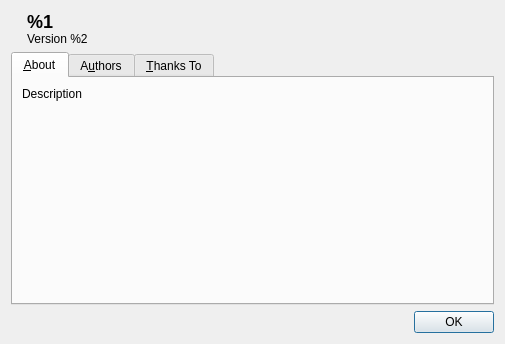
<?xml version="1.0" encoding="UTF-8"?>
<ui version="4.0">
 <class>AboutDialog</class>
 <widget class="QDialog" name="AboutDialog">
  <property name="geometry">
   <rect>
    <x>0</x>
    <y>0</y>
    <width>505</width>
    <height>344</height>
   </rect>
  </property>
  <property name="windowTitle">
   <string>About CuteMarkEd</string>
  </property>
  <layout class="QVBoxLayout" name="verticalLayout">
   <item>
    <layout class="QHBoxLayout" name="horizontalLayout">
     <property name="spacing">
      <number>9</number>
     </property>
     <item>
      <widget class="QLabel" name="appIconLabel">
       <property name="text">
        <string/>
       </property>
       <property name="pixmap">
        <pixmap resource="resources.qrc">:/icons/app-icon-64.png</pixmap>
       </property>
      </widget>
     </item>
     <item>
      <widget class="QLabel" name="messageLabel">
       <property name="text">
        <string>&lt;p&gt;&lt;b&gt;&lt;font size=&quot;5&quot;&gt;%1&lt;/font&gt;&lt;/b&gt;&lt;br&gt;Version %2&lt;/p&gt;</string>
       </property>
       <property name="scaledContents">
        <bool>false</bool>
       </property>
       <property name="alignment">
        <set>Qt::AlignmentFlag::AlignLeading|Qt::AlignmentFlag::AlignLeft|Qt::AlignmentFlag::AlignTop</set>
       </property>
      </widget>
     </item>
     <item>
      <spacer name="horizontalSpacer">
       <property name="orientation">
        <enum>Qt::Orientation::Horizontal</enum>
       </property>
       <property name="sizeHint" stdset="0">
        <size>
         <width>40</width>
         <height>20</height>
        </size>
       </property>
      </spacer>
     </item>
    </layout>
   </item>
   <item>
    <widget class="QTabWidget" name="tabWidget">
     <property name="currentIndex">
      <number>0</number>
     </property>
     <property name="usesScrollButtons">
      <bool>false</bool>
     </property>
     <widget class="QWidget" name="aboutTab">
      <attribute name="title">
       <string>&amp;About</string>
      </attribute>
      <layout class="QVBoxLayout" name="verticalLayout_2">
       <item>
        <widget class="QLabel" name="descriptionLabel">
         <property name="text">
          <string>Description</string>
         </property>
         <property name="wordWrap">
          <bool>true</bool>
         </property>
         <property name="openExternalLinks">
          <bool>true</bool>
         </property>
        </widget>
       </item>
       <item>
        <spacer name="verticalSpacer">
         <property name="orientation">
          <enum>Qt::Orientation::Vertical</enum>
         </property>
         <property name="sizeHint" stdset="0">
          <size>
           <width>20</width>
           <height>40</height>
          </size>
         </property>
        </spacer>
       </item>
      </layout>
     </widget>
     <widget class="QWidget" name="authorsTab">
      <attribute name="title">
       <string>A&amp;uthors</string>
      </attribute>
      <layout class="QVBoxLayout" name="verticalLayout_3">
       <item>
        <widget class="QTextBrowser" name="authorsTextBrowser">
         <property name="html">
          <string>&lt;!DOCTYPE HTML PUBLIC &quot;-//W3C//DTD HTML 4.0//EN&quot; &quot;http://www.w3.org/TR/REC-html40/strict.dtd&quot;&gt;
&lt;html&gt;&lt;head&gt;&lt;meta name=&quot;qrichtext&quot; content=&quot;1&quot; /&gt;&lt;meta charset=&quot;utf-8&quot; /&gt;&lt;style type=&quot;text/css&quot;&gt;
p, li { white-space: pre-wrap; }
hr { height: 1px; border-width: 0; }
li.unchecked::marker { content: &quot;\2610&quot;; }
li.checked::marker { content: &quot;\2612&quot;; }
&lt;/style&gt;&lt;/head&gt;&lt;body style=&quot; font-family:'Microsoft YaHei UI'; font-size:9pt; font-weight:400; font-style:normal;&quot;&gt;
&lt;p style=&quot; margin-top:0px; margin-bottom:0px; margin-left:0px; margin-right:0px; -qt-block-indent:0; text-indent:0px;&quot;&gt;&lt;span style=&quot; font-family:'MS Shell Dlg 2'; font-size:8pt; font-weight:600;&quot;&gt;Christian Loose (cloose)&lt;/span&gt;&lt;/p&gt;
&lt;p style=&quot; margin-top:0px; margin-bottom:0px; margin-left:0px; margin-right:0px; -qt-block-indent:0; text-indent:0px;&quot;&gt;&lt;span style=&quot; font-family:'MS Shell Dlg 2'; font-size:8pt;&quot;&gt;Creator and maintainer&lt;/span&gt;&lt;/p&gt;
&lt;p style=&quot;-qt-paragraph-type:empty; margin-top:0px; margin-bottom:0px; margin-left:0px; margin-right:0px; -qt-block-indent:0; text-indent:0px; font-family:'MS Shell Dlg 2'; font-size:8pt;&quot;&gt;&lt;br /&gt;&lt;/p&gt;
&lt;p style=&quot; margin-top:0px; margin-bottom:0px; margin-left:0px; margin-right:0px; -qt-block-indent:0; text-indent:0px;&quot;&gt;&lt;span style=&quot; font-family:'MS Shell Dlg 2'; font-size:8pt; font-weight:600;&quot;&gt;Jörg Preiß (Slesa)&lt;/span&gt;&lt;/p&gt;
&lt;p style=&quot; margin-top:0px; margin-bottom:0px; margin-left:0px; margin-right:0px; -qt-block-indent:0; text-indent:0px;&quot;&gt;&lt;span style=&quot; font-family:'MS Shell Dlg 2'; font-size:8pt;&quot;&gt;Code contributor&lt;/span&gt;&lt;/p&gt;
&lt;p style=&quot;-qt-paragraph-type:empty; margin-top:0px; margin-bottom:0px; margin-left:0px; margin-right:0px; -qt-block-indent:0; text-indent:0px; font-family:'MS Shell Dlg 2'; font-size:8pt;&quot;&gt;&lt;br /&gt;&lt;/p&gt;
&lt;p style=&quot; margin-top:0px; margin-bottom:0px; margin-left:0px; margin-right:0px; -qt-block-indent:0; text-indent:0px;&quot;&gt;&lt;span style=&quot; font-family:'MS Shell Dlg 2'; font-size:8pt; font-weight:600;&quot;&gt;Andreas Reischuck (arBmind)&lt;/span&gt;&lt;/p&gt;
&lt;p style=&quot; margin-top:0px; margin-bottom:0px; margin-left:0px; margin-right:0px; -qt-block-indent:0; text-indent:0px;&quot;&gt;&lt;span style=&quot; font-family:'MS Shell Dlg 2'; font-size:8pt;&quot;&gt;Code contributor&lt;/span&gt;&lt;/p&gt;
&lt;p style=&quot;-qt-paragraph-type:empty; margin-top:0px; margin-bottom:0px; margin-left:0px; margin-right:0px; -qt-block-indent:0; text-indent:0px; font-family:'MS Shell Dlg 2'; font-size:8pt;&quot;&gt;&lt;br /&gt;&lt;/p&gt;
&lt;p style=&quot; margin-top:0px; margin-bottom:0px; margin-left:0px; margin-right:0px; -qt-block-indent:0; text-indent:0px;&quot;&gt;&lt;span style=&quot; font-family:'MS Shell Dlg 2'; font-size:8pt; font-weight:600;&quot;&gt;Aetf (Aetf)&lt;/span&gt;&lt;/p&gt;
&lt;p style=&quot; margin-top:0px; margin-bottom:0px; margin-left:0px; margin-right:0px; -qt-block-indent:0; text-indent:0px;&quot;&gt;&lt;span style=&quot; font-family:'MS Shell Dlg 2'; font-size:8pt;&quot;&gt;Code contributor&lt;/span&gt;&lt;/p&gt;
&lt;p style=&quot;-qt-paragraph-type:empty; margin-top:0px; margin-bottom:0px; margin-left:0px; margin-right:0px; -qt-block-indent:0; text-indent:0px; font-family:'MS Shell Dlg 2'; font-size:8pt;&quot;&gt;&lt;br /&gt;&lt;/p&gt;
&lt;p style=&quot; margin-top:0px; margin-bottom:0px; margin-left:0px; margin-right:0px; -qt-block-indent:0; text-indent:0px;&quot;&gt;&lt;span style=&quot; font-family:'MS Shell Dlg 2'; font-size:8pt; font-weight:600;&quot;&gt;Pavel Fric (Fri)&lt;/span&gt;&lt;/p&gt;
&lt;p style=&quot; margin-top:0px; margin-bottom:0px; margin-left:0px; margin-right:0px; -qt-block-indent:0; text-indent:0px;&quot;&gt;&lt;span style=&quot; font-family:'MS Shell Dlg 2'; font-size:8pt;&quot;&gt;Czech translation&lt;/span&gt;&lt;/p&gt;
&lt;p style=&quot;-qt-paragraph-type:empty; margin-top:0px; margin-bottom:0px; margin-left:0px; margin-right:0px; -qt-block-indent:0; text-indent:0px; font-family:'MS Shell Dlg 2'; font-size:8pt;&quot;&gt;&lt;br /&gt;&lt;/p&gt;
&lt;p style=&quot; margin-top:0px; margin-bottom:0px; margin-left:0px; margin-right:0px; -qt-block-indent:0; text-indent:0px;&quot;&gt;&lt;span style=&quot; font-family:'MS Shell Dlg 2'; font-size:8pt; font-weight:600;&quot;&gt;Hu Junqing (LearnShare)&lt;/span&gt;&lt;/p&gt;
&lt;p style=&quot; margin-top:0px; margin-bottom:0px; margin-left:0px; margin-right:0px; -qt-block-indent:0; text-indent:0px;&quot;&gt;&lt;span style=&quot; font-family:'MS Shell Dlg 2'; font-size:8pt;&quot;&gt;Chinese translation&lt;/span&gt;&lt;/p&gt;
&lt;p style=&quot;-qt-paragraph-type:empty; margin-top:0px; margin-bottom:0px; margin-left:0px; margin-right:0px; -qt-block-indent:0; text-indent:0px; font-family:'MS Shell Dlg 2'; font-size:8pt;&quot;&gt;&lt;br /&gt;&lt;/p&gt;
&lt;p style=&quot; margin-top:0px; margin-bottom:0px; margin-left:0px; margin-right:0px; -qt-block-indent:0; text-indent:0px;&quot;&gt;&lt;span style=&quot; font-family:'MS Shell Dlg 2'; font-size:8pt; font-weight:600;&quot;&gt;Γιάννης Ανθυμίδης (Evropi)&lt;/span&gt;&lt;/p&gt;
&lt;p style=&quot; margin-top:0px; margin-bottom:0px; margin-left:0px; margin-right:0px; -qt-block-indent:0; text-indent:0px;&quot;&gt;&lt;span style=&quot; font-family:'MS Shell Dlg 2'; font-size:8pt;&quot;&gt;Greek translation&lt;/span&gt;&lt;/p&gt;
&lt;p style=&quot;-qt-paragraph-type:empty; margin-top:0px; margin-bottom:0px; margin-left:0px; margin-right:0px; -qt-block-indent:0; text-indent:0px; font-family:'MS Shell Dlg 2'; font-size:8pt;&quot;&gt;&lt;br /&gt;&lt;/p&gt;
&lt;p style=&quot; margin-top:0px; margin-bottom:0px; margin-left:0px; margin-right:0px; -qt-block-indent:0; text-indent:0px;&quot;&gt;&lt;span style=&quot; font-family:'MS Shell Dlg 2'; font-size:8pt; font-weight:600;&quot;&gt;Wasilis Mandratzis-Walz (beonex)&lt;/span&gt;&lt;/p&gt;
&lt;p style=&quot; margin-top:0px; margin-bottom:0px; margin-left:0px; margin-right:0px; -qt-block-indent:0; text-indent:0px;&quot;&gt;&lt;span style=&quot; font-family:'MS Shell Dlg 2'; font-size:8pt;&quot;&gt;Greek translation&lt;/span&gt;&lt;/p&gt;
&lt;p style=&quot;-qt-paragraph-type:empty; margin-top:0px; margin-bottom:0px; margin-left:0px; margin-right:0px; -qt-block-indent:0; text-indent:0px; font-family:'MS Shell Dlg 2'; font-size:8pt;&quot;&gt;&lt;br /&gt;&lt;/p&gt;
&lt;p style=&quot; margin-top:0px; margin-bottom:0px; margin-left:0px; margin-right:0px; -qt-block-indent:0; text-indent:0px;&quot;&gt;&lt;span style=&quot; font-family:'MS Shell Dlg 2'; font-size:8pt; font-weight:600;&quot;&gt;Etienne Gauvin (Etn)&lt;/span&gt;&lt;/p&gt;
&lt;p style=&quot; margin-top:0px; margin-bottom:0px; margin-left:0px; margin-right:0px; -qt-block-indent:0; text-indent:0px;&quot;&gt;&lt;span style=&quot; font-family:'MS Shell Dlg 2'; font-size:8pt;&quot;&gt;French translation&lt;/span&gt;&lt;/p&gt;
&lt;p style=&quot;-qt-paragraph-type:empty; margin-top:0px; margin-bottom:0px; margin-left:0px; margin-right:0px; -qt-block-indent:0; text-indent:0px; font-family:'MS Shell Dlg 2'; font-size:8pt;&quot;&gt;&lt;br /&gt;&lt;/p&gt;
&lt;p style=&quot; margin-top:0px; margin-bottom:0px; margin-left:0px; margin-right:0px; -qt-block-indent:0; text-indent:0px;&quot;&gt;&lt;span style=&quot; font-family:'MS Shell Dlg 2'; font-size:8pt; font-weight:600;&quot;&gt;Rémi Verschelde (akien-mga)&lt;/span&gt;&lt;/p&gt;
&lt;p style=&quot; margin-top:0px; margin-bottom:0px; margin-left:0px; margin-right:0px; -qt-block-indent:0; text-indent:0px;&quot;&gt;&lt;span style=&quot; font-family:'MS Shell Dlg 2'; font-size:8pt;&quot;&gt;French translation and Mageia package&lt;/span&gt;&lt;/p&gt;
&lt;p style=&quot;-qt-paragraph-type:empty; margin-top:0px; margin-bottom:0px; margin-left:0px; margin-right:0px; -qt-block-indent:0; text-indent:0px; font-family:'MS Shell Dlg 2'; font-size:8pt;&quot;&gt;&lt;br /&gt;&lt;/p&gt;
&lt;p style=&quot; margin-top:0px; margin-bottom:0px; margin-left:0px; margin-right:0px; -qt-block-indent:0; text-indent:0px;&quot;&gt;&lt;span style=&quot; font-family:'MS Shell Dlg 2'; font-size:8pt; font-weight:600;&quot;&gt;Kota Ouchi (kOtaOuchi)&lt;/span&gt;&lt;/p&gt;
&lt;p style=&quot; margin-top:0px; margin-bottom:0px; margin-left:0px; margin-right:0px; -qt-block-indent:0; text-indent:0px;&quot;&gt;&lt;span style=&quot; font-family:'MS Shell Dlg 2'; font-size:8pt;&quot;&gt;Japanese translation&lt;/span&gt;&lt;/p&gt;
&lt;p style=&quot;-qt-paragraph-type:empty; margin-top:0px; margin-bottom:0px; margin-left:0px; margin-right:0px; -qt-block-indent:0; text-indent:0px; font-family:'MS Shell Dlg 2'; font-size:8pt;&quot;&gt;&lt;br /&gt;&lt;/p&gt;
&lt;p style=&quot; margin-top:0px; margin-bottom:0px; margin-left:0px; margin-right:0px; -qt-block-indent:0; text-indent:0px;&quot;&gt;&lt;span style=&quot; font-family:'MS Shell Dlg 2'; font-size:8pt; font-weight:600;&quot;&gt;Norihide Sugohara (touyou)&lt;/span&gt;&lt;/p&gt;
&lt;p style=&quot; margin-top:0px; margin-bottom:0px; margin-left:0px; margin-right:0px; -qt-block-indent:0; text-indent:0px;&quot;&gt;&lt;span style=&quot; font-family:'MS Shell Dlg 2'; font-size:8pt;&quot;&gt;Japanese translation&lt;/span&gt;&lt;/p&gt;
&lt;p style=&quot;-qt-paragraph-type:empty; margin-top:0px; margin-bottom:0px; margin-left:0px; margin-right:0px; -qt-block-indent:0; text-indent:0px; font-family:'MS Shell Dlg 2'; font-size:8pt;&quot;&gt;&lt;br /&gt;&lt;/p&gt;
&lt;p style=&quot; margin-top:0px; margin-bottom:0px; margin-left:0px; margin-right:0px; -qt-block-indent:0; text-indent:0px;&quot;&gt;&lt;span style=&quot; font-family:'MS Shell Dlg 2'; font-size:8pt; font-weight:600;&quot;&gt;Eai&lt;/span&gt;&lt;/p&gt;
&lt;p style=&quot; margin-top:0px; margin-bottom:0px; margin-left:0px; margin-right:0px; -qt-block-indent:0; text-indent:0px;&quot;&gt;&lt;span style=&quot; font-family:'MS Shell Dlg 2'; font-size:8pt;&quot;&gt;Japanese translation&lt;/span&gt;&lt;/p&gt;
&lt;p style=&quot;-qt-paragraph-type:empty; margin-top:0px; margin-bottom:0px; margin-left:0px; margin-right:0px; -qt-block-indent:0; text-indent:0px; font-family:'MS Shell Dlg 2'; font-size:8pt;&quot;&gt;&lt;br /&gt;&lt;/p&gt;
&lt;p style=&quot; margin-top:0px; margin-bottom:0px; margin-left:0px; margin-right:0px; -qt-block-indent:0; text-indent:0px;&quot;&gt;&lt;span style=&quot; font-family:'MS Shell Dlg 2'; font-size:8pt; font-weight:600;&quot;&gt;Javier (moguman)&lt;/span&gt;&lt;/p&gt;
&lt;p style=&quot; margin-top:0px; margin-bottom:0px; margin-left:0px; margin-right:0px; -qt-block-indent:0; text-indent:0px;&quot;&gt;&lt;span style=&quot; font-family:'MS Shell Dlg 2'; font-size:8pt;&quot;&gt;Spanish translation&lt;/span&gt;&lt;/p&gt;
&lt;p style=&quot;-qt-paragraph-type:empty; margin-top:0px; margin-bottom:0px; margin-left:0px; margin-right:0px; -qt-block-indent:0; text-indent:0px; font-family:'MS Shell Dlg 2'; font-size:8pt;&quot;&gt;&lt;br /&gt;&lt;/p&gt;
&lt;p style=&quot; margin-top:0px; margin-bottom:0px; margin-left:0px; margin-right:0px; -qt-block-indent:0; text-indent:0px;&quot;&gt;&lt;span style=&quot; font-family:'MS Shell Dlg 2'; font-size:8pt; font-weight:600;&quot;&gt;Cassio Cardoso (cassiocardoso)&lt;/span&gt;&lt;/p&gt;
&lt;p style=&quot; margin-top:0px; margin-bottom:0px; margin-left:0px; margin-right:0px; -qt-block-indent:0; text-indent:0px;&quot;&gt;&lt;span style=&quot; font-family:'MS Shell Dlg 2'; font-size:8pt;&quot;&gt;Portuguese (Brazil) translation&lt;/span&gt;&lt;/p&gt;
&lt;p style=&quot;-qt-paragraph-type:empty; margin-top:0px; margin-bottom:0px; margin-left:0px; margin-right:0px; -qt-block-indent:0; text-indent:0px; font-family:'MS Shell Dlg 2'; font-size:8pt;&quot;&gt;&lt;br /&gt;&lt;/p&gt;
&lt;p style=&quot; margin-top:0px; margin-bottom:0px; margin-left:0px; margin-right:0px; -qt-block-indent:0; text-indent:0px;&quot;&gt;&lt;span style=&quot; font-family:'MS Shell Dlg 2'; font-size:8pt; font-weight:600;&quot;&gt;Victor Nogueira (felladrin)&lt;/span&gt;&lt;/p&gt;
&lt;p style=&quot; margin-top:0px; margin-bottom:0px; margin-left:0px; margin-right:0px; -qt-block-indent:0; text-indent:0px;&quot;&gt;&lt;span style=&quot; font-family:'MS Shell Dlg 2'; font-size:8pt;&quot;&gt;Portuguese (Brazil) translation&lt;/span&gt;&lt;/p&gt;
&lt;p style=&quot;-qt-paragraph-type:empty; margin-top:0px; margin-bottom:0px; margin-left:0px; margin-right:0px; -qt-block-indent:0; text-indent:0px; font-family:'MS Shell Dlg 2'; font-size:8pt;&quot;&gt;&lt;br /&gt;&lt;/p&gt;
&lt;p style=&quot; margin-top:0px; margin-bottom:0px; margin-left:0px; margin-right:0px; -qt-block-indent:0; text-indent:0px;&quot;&gt;&lt;span style=&quot; font-family:'MS Shell Dlg 2'; font-size:8pt; font-weight:600;&quot;&gt;Maxim Efremov (maxbart)&lt;/span&gt;&lt;/p&gt;
&lt;p style=&quot; margin-top:0px; margin-bottom:0px; margin-left:0px; margin-right:0px; -qt-block-indent:0; text-indent:0px;&quot;&gt;&lt;span style=&quot; font-family:'MS Shell Dlg 2'; font-size:8pt;&quot;&gt;Russian translation&lt;/span&gt;&lt;/p&gt;
&lt;p style=&quot;-qt-paragraph-type:empty; margin-top:0px; margin-bottom:0px; margin-left:0px; margin-right:0px; -qt-block-indent:0; text-indent:0px; font-family:'MS Shell Dlg 2'; font-size:8pt;&quot;&gt;&lt;br /&gt;&lt;/p&gt;
&lt;p style=&quot; margin-top:0px; margin-bottom:0px; margin-left:0px; margin-right:0px; -qt-block-indent:0; text-indent:0px;&quot;&gt;&lt;span style=&quot; font-family:'MS Shell Dlg 2'; font-size:8pt; font-weight:600;&quot;&gt;Bedouin&lt;/span&gt;&lt;/p&gt;
&lt;p style=&quot; margin-top:0px; margin-bottom:0px; margin-left:0px; margin-right:0px; -qt-block-indent:0; text-indent:0px;&quot;&gt;&lt;span style=&quot; font-family:'MS Shell Dlg 2'; font-size:8pt;&quot;&gt;Indonesian translation&lt;/span&gt;&lt;/p&gt;
&lt;p style=&quot;-qt-paragraph-type:empty; margin-top:0px; margin-bottom:0px; margin-left:0px; margin-right:0px; -qt-block-indent:0; text-indent:0px; font-family:'MS Shell Dlg 2'; font-size:8pt;&quot;&gt;&lt;br /&gt;&lt;/p&gt;
&lt;p style=&quot; margin-top:0px; margin-bottom:0px; margin-left:0px; margin-right:0px; -qt-block-indent:0; text-indent:0px;&quot;&gt;&lt;span style=&quot; font-family:'MS Shell Dlg 2'; font-size:8pt; font-weight:600;&quot;&gt;Mljjlm&lt;/span&gt;&lt;/p&gt;
&lt;p style=&quot; margin-top:0px; margin-bottom:0px; margin-left:0px; margin-right:0px; -qt-block-indent:0; text-indent:0px;&quot;&gt;&lt;span style=&quot; font-family:'MS Shell Dlg 2'; font-size:8pt;&quot;&gt;Danish translation&lt;/span&gt;&lt;/p&gt;
&lt;p style=&quot;-qt-paragraph-type:empty; margin-top:0px; margin-bottom:0px; margin-left:0px; margin-right:0px; -qt-block-indent:0; text-indent:0px; font-family:'MS Shell Dlg 2'; font-size:8pt;&quot;&gt;&lt;br /&gt;&lt;/p&gt;
&lt;p style=&quot; margin-top:0px; margin-bottom:0px; margin-left:0px; margin-right:0px; -qt-block-indent:0; text-indent:0px;&quot;&gt;&lt;span style=&quot; font-family:'MS Shell Dlg 2'; font-size:8pt; font-weight:600;&quot;&gt;Daniel Napora (napcok)&lt;/span&gt;&lt;/p&gt;
&lt;p style=&quot; margin-top:0px; margin-bottom:0px; margin-left:0px; margin-right:0px; -qt-block-indent:0; text-indent:0px;&quot;&gt;&lt;span style=&quot; font-family:'MS Shell Dlg 2'; font-size:8pt;&quot;&gt;Polish translation&lt;/span&gt;&lt;/p&gt;
&lt;p style=&quot;-qt-paragraph-type:empty; margin-top:0px; margin-bottom:0px; margin-left:0px; margin-right:0px; -qt-block-indent:0; text-indent:0px; font-family:'MS Shell Dlg 2'; font-size:8pt;&quot;&gt;&lt;br /&gt;&lt;/p&gt;
&lt;p style=&quot; margin-top:0px; margin-bottom:0px; margin-left:0px; margin-right:0px; -qt-block-indent:0; text-indent:0px;&quot;&gt;&lt;span style=&quot; font-family:'MS Shell Dlg 2'; font-size:8pt; font-weight:600;&quot;&gt;Neran93&lt;/span&gt;&lt;/p&gt;
&lt;p style=&quot; margin-top:0px; margin-bottom:0px; margin-left:0px; margin-right:0px; -qt-block-indent:0; text-indent:0px;&quot;&gt;&lt;span style=&quot; font-family:'MS Shell Dlg 2'; font-size:8pt;&quot;&gt;Hungarian translation&lt;/span&gt;&lt;/p&gt;
&lt;p style=&quot;-qt-paragraph-type:empty; margin-top:0px; margin-bottom:0px; margin-left:0px; margin-right:0px; -qt-block-indent:0; text-indent:0px; font-family:'MS Shell Dlg 2'; font-size:8pt;&quot;&gt;&lt;br /&gt;&lt;/p&gt;&lt;/body&gt;&lt;/html&gt;</string>
         </property>
        </widget>
       </item>
      </layout>
     </widget>
     <widget class="QWidget" name="creditsTab">
      <attribute name="title">
       <string>&amp;Thanks To</string>
      </attribute>
      <layout class="QVBoxLayout" name="verticalLayout_4">
       <item>
        <widget class="QTextBrowser" name="creditsTextBrowser">
         <property name="html">
          <string>&lt;!DOCTYPE HTML PUBLIC &quot;-//W3C//DTD HTML 4.0//EN&quot; &quot;http://www.w3.org/TR/REC-html40/strict.dtd&quot;&gt;
&lt;html&gt;&lt;head&gt;&lt;meta name=&quot;qrichtext&quot; content=&quot;1&quot; /&gt;&lt;meta charset=&quot;utf-8&quot; /&gt;&lt;style type=&quot;text/css&quot;&gt;
p, li { white-space: pre-wrap; }
hr { height: 1px; border-width: 0; }
li.unchecked::marker { content: &quot;\2610&quot;; }
li.checked::marker { content: &quot;\2612&quot;; }
&lt;/style&gt;&lt;/head&gt;&lt;body style=&quot; font-family:'Microsoft YaHei UI'; font-size:9pt; font-weight:400; font-style:normal;&quot;&gt;
&lt;p style=&quot; margin-top:0px; margin-bottom:0px; margin-left:0px; margin-right:0px; -qt-block-indent:0; text-indent:0px;&quot;&gt;&lt;span style=&quot; font-family:'MS Shell Dlg 2'; font-size:8pt; font-weight:600;&quot;&gt;Qt&lt;/span&gt;&lt;span style=&quot; font-family:'MS Shell Dlg 2'; font-size:8pt;&quot;&gt; (LGPL v2.1)&lt;/span&gt;&lt;/p&gt;
&lt;p style=&quot; margin-top:0px; margin-bottom:0px; margin-left:0px; margin-right:0px; -qt-block-indent:0; text-indent:0px;&quot;&gt;&lt;a href=&quot;http://qt-project.org/&quot;&gt;&lt;span style=&quot; font-family:'MS Shell Dlg 2'; font-size:8pt; text-decoration: underline; color:#0000ff;&quot;&gt;http://qt.io/&lt;/span&gt;&lt;/a&gt;&lt;/p&gt;
&lt;p style=&quot;-qt-paragraph-type:empty; margin-top:0px; margin-bottom:0px; margin-left:0px; margin-right:0px; -qt-block-indent:0; text-indent:0px; font-family:'MS Shell Dlg 2'; font-size:8pt;&quot;&gt;&lt;br /&gt;&lt;/p&gt;
&lt;p style=&quot; margin-top:0px; margin-bottom:0px; margin-left:0px; margin-right:0px; -qt-block-indent:0; text-indent:0px;&quot;&gt;&lt;span style=&quot; font-family:'MS Shell Dlg 2'; font-size:8pt; font-weight:600;&quot;&gt;Discount &lt;/span&gt;&lt;span style=&quot; font-family:'MS Shell Dlg 2'; font-size:8pt;&quot;&gt;(3-clause BSD)&lt;/span&gt;&lt;/p&gt;
&lt;p style=&quot; margin-top:0px; margin-bottom:0px; margin-left:0px; margin-right:0px; -qt-block-indent:0; text-indent:0px;&quot;&gt;&lt;a href=&quot;https://github.com/Orc/discount&quot;&gt;&lt;span style=&quot; font-family:'MS Shell Dlg 2'; font-size:8pt; text-decoration: underline; color:#0000ff;&quot;&gt;https://github.com/Orc/discount&lt;/span&gt;&lt;/a&gt;&lt;/p&gt;
&lt;p style=&quot;-qt-paragraph-type:empty; margin-top:0px; margin-bottom:0px; margin-left:0px; margin-right:0px; -qt-block-indent:0; text-indent:0px; font-family:'MS Shell Dlg 2'; font-size:8pt;&quot;&gt;&lt;br /&gt;&lt;/p&gt;
&lt;p style=&quot; margin-top:0px; margin-bottom:0px; margin-left:0px; margin-right:0px; -qt-block-indent:0; text-indent:0px;&quot;&gt;&lt;span style=&quot; font-family:'MS Shell Dlg 2'; font-size:8pt; font-weight:600;&quot;&gt;PEG Markdown Highlight &lt;/span&gt;&lt;span style=&quot; font-family:'MS Shell Dlg 2'; font-size:8pt;&quot;&gt;(MIT License)&lt;/span&gt;&lt;/p&gt;
&lt;p style=&quot; margin-top:0px; margin-bottom:0px; margin-left:0px; margin-right:0px; -qt-block-indent:0; text-indent:0px;&quot;&gt;&lt;a href=&quot;https://github.com/ali-rantakari/peg-markdown-highlight&quot;&gt;&lt;span style=&quot; font-family:'MS Shell Dlg 2'; font-size:8pt; text-decoration: underline; color:#0000ff;&quot;&gt;https://github.com/ali-rantakari/peg-markdown-highlight&lt;/span&gt;&lt;/a&gt;&lt;/p&gt;
&lt;p style=&quot;-qt-paragraph-type:empty; margin-top:0px; margin-bottom:0px; margin-left:0px; margin-right:0px; -qt-block-indent:0; text-indent:0px; font-family:'MS Shell Dlg 2'; font-size:8pt; text-decoration: underline; color:#0000ff;&quot;&gt;&lt;br /&gt;&lt;/p&gt;
&lt;p style=&quot; margin-top:0px; margin-bottom:0px; margin-left:0px; margin-right:0px; -qt-block-indent:0; text-indent:0px;&quot;&gt;&lt;span style=&quot; font-family:'MS Shell Dlg 2'; font-size:8pt; font-weight:600;&quot;&gt;hunspell&lt;/span&gt;&lt;span style=&quot; font-family:'MS Shell Dlg 2'; font-size:8pt;&quot;&gt; (LGPL v2.1)&lt;/span&gt;&lt;/p&gt;
&lt;p style=&quot; margin-top:0px; margin-bottom:0px; margin-left:0px; margin-right:0px; -qt-block-indent:0; text-indent:0px;&quot;&gt;&lt;a href=&quot;http://sourceforge.net/projects/hunspell/
&quot;&gt;&lt;span style=&quot; font-family:'MS Shell Dlg 2'; font-size:8pt; text-decoration: underline; color:#0000ff;&quot;&gt;http://sourceforge.net/projects/hunspell/&lt;/span&gt;&lt;/a&gt;&lt;/p&gt;
&lt;p style=&quot;-qt-paragraph-type:empty; margin-top:0px; margin-bottom:0px; margin-left:0px; margin-right:0px; -qt-block-indent:0; text-indent:0px; font-family:'MS Shell Dlg 2'; font-size:8pt; text-decoration: underline; color:#0000ff;&quot;&gt;&lt;br /&gt;&lt;/p&gt;
&lt;p style=&quot; margin-top:0px; margin-bottom:0px; margin-left:0px; margin-right:0px; -qt-block-indent:0; text-indent:0px;&quot;&gt;&lt;span style=&quot; font-family:'MS Shell Dlg 2'; font-size:8pt; font-weight:600;&quot;&gt;hoedown&lt;/span&gt;&lt;span style=&quot; font-family:'MS Shell Dlg 2'; font-size:8pt;&quot;&gt; (ISC)&lt;/span&gt;&lt;/p&gt;
&lt;p style=&quot; margin-top:0px; margin-bottom:0px; margin-left:0px; margin-right:0px; -qt-block-indent:0; text-indent:0px;&quot;&gt;&lt;a href=&quot;https://github.com/hoedown/hoedown&quot;&gt;&lt;span style=&quot; font-family:'MS Shell Dlg 2'; font-size:8pt; text-decoration: underline; color:#0000ff;&quot;&gt;https://github.com/hoedown/hoedown&lt;/span&gt;&lt;/a&gt;&lt;/p&gt;
&lt;p style=&quot;-qt-paragraph-type:empty; margin-top:0px; margin-bottom:0px; margin-left:0px; margin-right:0px; -qt-block-indent:0; text-indent:0px; font-family:'MS Shell Dlg 2'; font-size:8pt;&quot;&gt;&lt;br /&gt;&lt;/p&gt;
&lt;p style=&quot; margin-top:0px; margin-bottom:0px; margin-left:0px; margin-right:0px; -qt-block-indent:0; text-indent:0px;&quot;&gt;&lt;span style=&quot; font-family:'MS Shell Dlg 2'; font-size:8pt; font-weight:600;&quot;&gt;Highlight.js&lt;/span&gt;&lt;span style=&quot; font-family:'MS Shell Dlg 2'; font-size:8pt;&quot;&gt; (3-clause BSD)&lt;/span&gt;&lt;/p&gt;
&lt;p style=&quot; margin-top:0px; margin-bottom:0px; margin-left:0px; margin-right:0px; -qt-block-indent:0; text-indent:0px;&quot;&gt;&lt;a href=&quot;https://github.com/isagalaev/highlight.js&quot;&gt;&lt;span style=&quot; font-family:'MS Shell Dlg 2'; font-size:8pt; text-decoration: underline; color:#0000ff;&quot;&gt;https://github.com/isagalaev/highlight.js&lt;/span&gt;&lt;/a&gt;&lt;/p&gt;
&lt;p style=&quot;-qt-paragraph-type:empty; margin-top:0px; margin-bottom:0px; margin-left:0px; margin-right:0px; -qt-block-indent:0; text-indent:0px; font-family:'MS Shell Dlg 2'; font-size:8pt;&quot;&gt;&lt;br /&gt;&lt;/p&gt;
&lt;p style=&quot; margin-top:0px; margin-bottom:0px; margin-left:0px; margin-right:0px; -qt-block-indent:0; text-indent:0px;&quot;&gt;&lt;span style=&quot; font-family:'MS Shell Dlg 2'; font-size:8pt; font-weight:600;&quot;&gt;MathJax&lt;/span&gt;&lt;span style=&quot; font-family:'MS Shell Dlg 2'; font-size:8pt;&quot;&gt; (Apache)&lt;/span&gt;&lt;/p&gt;
&lt;p style=&quot; margin-top:0px; margin-bottom:0px; margin-left:0px; margin-right:0px; -qt-block-indent:0; text-indent:0px;&quot;&gt;&lt;a href=&quot;https://github.com/mathjax/MathJax&quot;&gt;&lt;span style=&quot; font-family:'MS Shell Dlg 2'; font-size:8pt; text-decoration: underline; color:#0000ff;&quot;&gt;https://github.com/mathjax/MathJax&lt;/span&gt;&lt;/a&gt;&lt;/p&gt;
&lt;p style=&quot;-qt-paragraph-type:empty; margin-top:0px; margin-bottom:0px; margin-left:0px; margin-right:0px; -qt-block-indent:0; text-indent:0px; font-family:'MS Shell Dlg 2'; font-size:8pt;&quot;&gt;&lt;br /&gt;&lt;/p&gt;
&lt;p style=&quot; margin-top:0px; margin-bottom:0px; margin-left:0px; margin-right:0px; -qt-block-indent:0; text-indent:0px;&quot;&gt;&lt;span style=&quot; font-family:'MS Shell Dlg 2'; font-size:8pt; font-weight:600;&quot;&gt;reveal.js&lt;/span&gt;&lt;span style=&quot; font-family:'MS Shell Dlg 2'; font-size:8pt;&quot;&gt; (MIT License)&lt;/span&gt;&lt;/p&gt;
&lt;p style=&quot; margin-top:0px; margin-bottom:0px; margin-left:0px; margin-right:0px; -qt-block-indent:0; text-indent:0px;&quot;&gt;&lt;a href=&quot;https://github.com/hakimel/reveal.js&quot;&gt;&lt;span style=&quot; font-family:'MS Shell Dlg 2'; font-size:8pt; text-decoration: underline; color:#0000ff;&quot;&gt;https://github.com/hakimel/reveal.js&lt;/span&gt;&lt;/a&gt;&lt;/p&gt;&lt;/body&gt;&lt;/html&gt;</string>
         </property>
         <property name="openExternalLinks">
          <bool>true</bool>
         </property>
        </widget>
       </item>
      </layout>
     </widget>
    </widget>
   </item>
   <item>
    <widget class="QDialogButtonBox" name="buttonBox">
     <property name="orientation">
      <enum>Qt::Orientation::Horizontal</enum>
     </property>
     <property name="standardButtons">
      <set>QDialogButtonBox::StandardButton::Ok</set>
     </property>
    </widget>
   </item>
  </layout>
 </widget>
 <resources>
  <include location="resources.qrc"/>
 </resources>
 <connections>
  <connection>
   <sender>buttonBox</sender>
   <signal>accepted()</signal>
   <receiver>AboutDialog</receiver>
   <slot>accept()</slot>
   <hints>
    <hint type="sourcelabel">
     <x>248</x>
     <y>254</y>
    </hint>
    <hint type="destinationlabel">
     <x>157</x>
     <y>274</y>
    </hint>
   </hints>
  </connection>
  <connection>
   <sender>buttonBox</sender>
   <signal>rejected()</signal>
   <receiver>AboutDialog</receiver>
   <slot>reject()</slot>
   <hints>
    <hint type="sourcelabel">
     <x>316</x>
     <y>260</y>
    </hint>
    <hint type="destinationlabel">
     <x>286</x>
     <y>274</y>
    </hint>
   </hints>
  </connection>
 </connections>
</ui>
